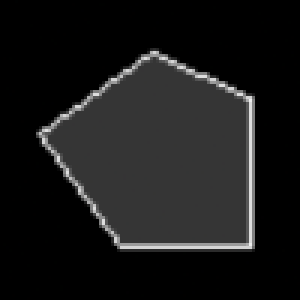
#> input picture asteroid.png, 100 x 100 px (shown 3 times larger)
$ python -i game.py   (imports and definitions only)
#> lines starting #> are read from the running program, lines starting #| are printed output that depends on the picture
import tkinter as tk
import math
from PIL import Image, ImageTk, ImageColor
import random

import time
import serial
# [2 lines not run here, left out]


PORT = "COM3"
SERIAL_RATE = 9600

JYSTCK_LOWER = 450
JYSTCK_HIGHER = 550

allHistory = []

ser = serial.Serial(PORT, baudrate=SERIAL_RATE, timeout=0.01)


def change_opacity(image_path, opacity=1.0, size=30):
#> called with image_path = 'asteroid.png', opacity = 1, size = 30
    img = Image.open(image_path).resize((size, size)).convert("RGBA")
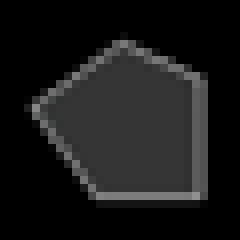
#> img: PIL image 30x30 RGBA (shown 8 times larger); mean R, G, B, A 24.7, 24.7, 24.7, 255
    r, g, b, alpha = img.split()
#> alpha: PIL image 30x30 L; every value is 255
    alpha = alpha.point(lambda p: int(p * max(0.0, min(opacity, 1.0))))
    img_with_opacity = Image.merge("RGBA", (r, g, b, alpha))
    return ImageTk.PhotoImage(img_with_opacity)


def send_data(info: str):
    ser.write(info.encode("utf-8"))


# [72 lines left out: functions get_data, detect_flick, not called in this run]


class Asteroid:
    # [61 lines left out: functions __init__, get_rotated_points, update, not called in this run]

    def destroy(self):
        self.canvas.delete(self.id)

    def check_collision(self, frog_x, frog_y):
        dist = math.sqrt((self.x - frog_x)**2 + (self.y - frog_y)**2)
        return dist < self.radius + 25


class StaticObject:
    # [21 lines left out: function __init__, not called in this run]

    def destroy(self):
        self.canvas.delete(self.id)

    def update(self):
        pass

    def check_collision(self, frog_x, frog_y):
        dist = math.sqrt((self.x - frog_x)**2 + (self.y - frog_y)**2)
        return dist < self.size + 25

class Wormholes:
    # [25 lines left out: functions __init__, update, not called in this run]

    def destroy(self):
        self.canvas.delete(self.id1)
        self.canvas.delete(self.id2)

    # [8 lines left out: function check_collision, not called in this run]

class Comet(Asteroid):
    # [29 lines left out: functions __init__, update, not called in this run]


class GregGame:
    # [212 lines left out: function __init__, not called in this run]

    def set_shift(self, value):
        self.shiftdown = value

    # [431 lines left out: functions on_key_press, on_key_release, show_game_over, game_loop, show_home, show_guide and 3 more, not called in this run]

    def start_game(self):
        self.show_game()

    # [41 lines left out: functions grayscale, explode, not called in this run]


# [1 line that did not run here, left out]
# [1 line not run here, left out]

>>> result = change_opacity('asteroid.png')

$ run again, on cluster.png
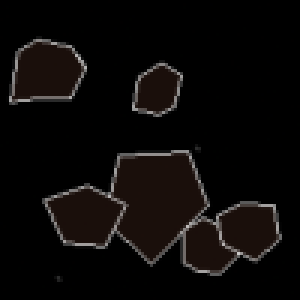
#> input picture cluster.png, 100 x 100 px (shown 3 times larger)
#> in change_opacity, `img = Image.open(image_path).resize((size, size)).convert("RGBA")`:
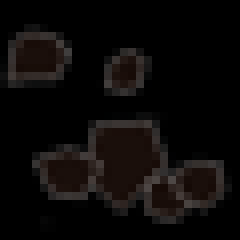
#> img: PIL image 30x30 RGBA (shown 8 times larger); mean R, G, B, A 11.6, 9.2, 8.4, 255
#> alpha: PIL image 30x30 L; every value is 255

$ run again, on comet.png
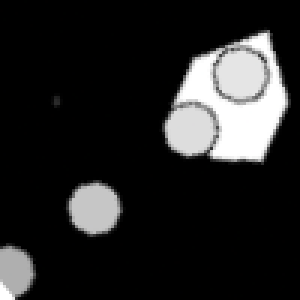
#> input picture comet.png, 100 x 100 px (shown 3 times larger)
#> in change_opacity, `img = Image.open(image_path).resize((size, size)).convert("RGBA")`:
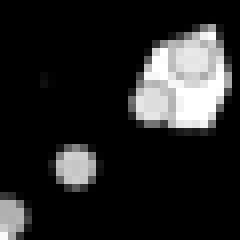
#> img: PIL image 30x30 RGBA (shown 8 times larger); mean R, G, B, A 36.7, 36.7, 36.7, 254.6; transparent parts drawn white
